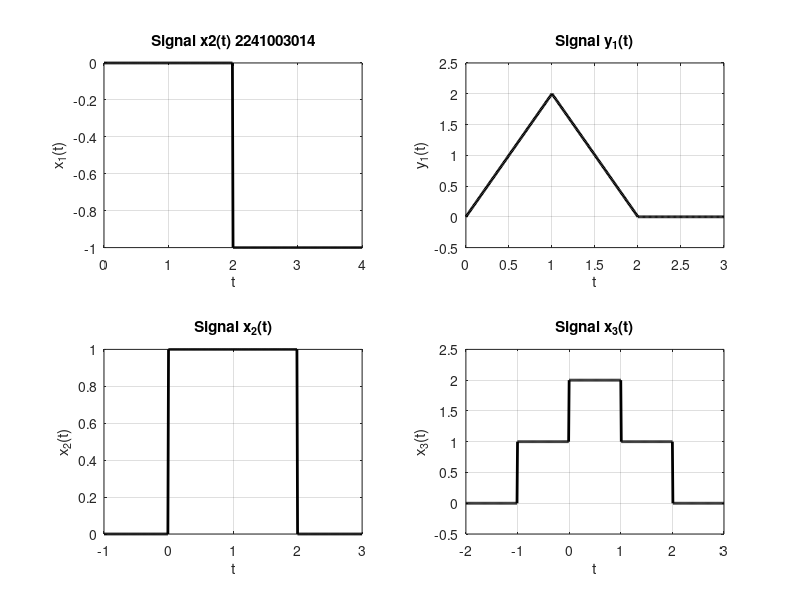

Write MATLAB code to recreate this figure.
clc;
clear all;
close all;

subplot(2,2,1);
% Composite 1
t = 0:0.01:4;

x1 = (t >= 0) - (t >= 2) -(t>=-2);


plot(t, x1,'k', 'LineWidth', 2);
xlabel('t');
ylabel('x_1(t)');
title('Signal x2(t) 2241003014');
grid on;


subplot(2,2,2);
% Composite 2
t = 0:0.01:3;

r = @(t) t .* (t >= 0);
y1 = 2*r(t) - 4*r(t-1)+ 2*r(t-2) ;

plot(t, y1,'k', 'LineWidth', 2);
xlabel('t');
ylabel('y_1(t)');
title('Signal y_1(t)');
axis([0 3 -0.5 2.5]);
grid on;

subplot(2,2,3);
%Composite 3

t = -1:0.01:3;

x2 = (t >= 0) - (t >= 2);

plot(t, x2, 'k','LineWidth', 2);
xlabel('t');
ylabel('x_2(t)');
title('Signal x_2(t)');
grid on;

subplot(2,2,4);
t = -2:0.01:3;

x3 = (t >= -1 & t < 0) * 1 + (t >= 0 & t <= 1) * 2 + (t > 1 & t <= 2) * 1;


plot(t, x3, 'k', 'LineWidth', 2);
xlabel('t');
ylabel('x_3(t)');
title('Signal x_3(t)');
axis([-2 3 -0.5 2.5]);
grid on;

